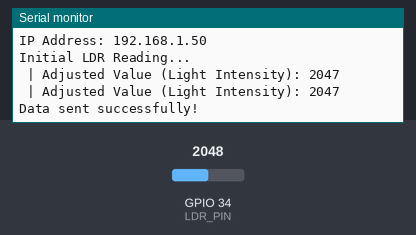
The sketch below on a simulated ESP32. Parts: the last lines printed to the serial monitor. Inputs (shaded band) come from the test bench; at power-on: GPIO 34 (LDR_PIN) = 2048. WiFi joins after 1.5 s; servers stay silent unless stated; uploads are accepted with an empty reply.

Above: at 3.2 s.
3.3 s: GPIO 34 (LDR_PIN) set to 2866
At 3.46 s:
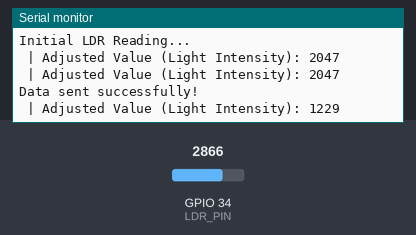
4.9 s: GPIO 34 (LDR_PIN) set to 3603
At 6.7 s:
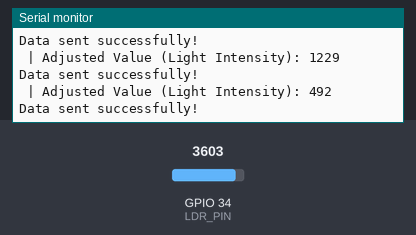
Timing chart, 0 to 8.2 s (numbered marks = the images above; inputs shaded):
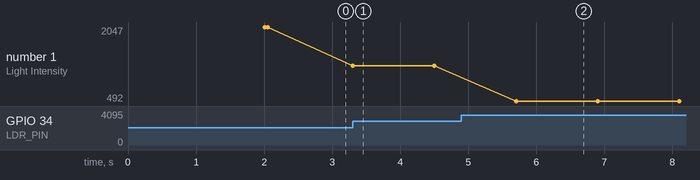

The sketch:

addsensor.ino
```cpp
#include <WiFi.h>
#include <HTTPClient.h>
#include <ArduinoJson.h>

// Wi-Fi credentials
const char* ssid = "VisawaHouse_2.4G";        // ชื่อ Wi-Fi
const char* password = "mag0859603510";       // รหัสผ่าน Wi-Fi

// Configuration for API
const char* siteID = "KMb827eb3fe41f";        // Site ID
const int deviceID = 4;                       // Device ID
const char* BEARIOT_IP = "192.168.1.34";      // IP ของ BeaRiOT
const int BEARIOT_PORT = 3300;                // Port ของ BeaRiOT
String API_ENDPOINT = "http://" + String(BEARIOT_IP) + ":" + String(BEARIOT_PORT) + "/api/interfaces/update";

// LDR Pin
const int LDR_PIN = 34;  // ขา GPIO ที่อ่านค่าจาก LDR Module (Analog Output)

// Global variable for sensor value
int ldrValue = 0;       // เก็บค่า ADC ที่อ่านจากเซ็นเซอร์
int adjustedLdrValue = 0; // เก็บค่าที่ปรับแล้ว (แสงมากค่าสูง)

// Function to connect to Wi-Fi
void connectWiFi() {
  WiFi.begin(ssid, password);
  Serial.println("Connecting to Wi-Fi...");
  while (WiFi.status() != WL_CONNECTED) {
    delay(1000);
    Serial.print(".");
  }
  Serial.println("\nConnected to Wi-Fi!");
  Serial.print("IP Address: ");
  Serial.println(WiFi.localIP());
}

// Function to generate JSON payload
String generatePayload(int value) {
  StaticJsonDocument<200> doc;

  // วันที่และเวลา (hard-coded)
  String isoDate = "2024-06-17T10:00:00Z";

  doc["siteID"] = siteID;
  doc["deviceID"] = deviceID;
  doc["date"] = isoDate;
  doc["offset"] = 0;
  doc["connection"] = "REST";

  JsonArray tagObj = doc.createNestedArray("tagObj");
  JsonObject obj = tagObj.createNestedObject();
  obj["status"] = true;
  obj["label"] = "ldr_sensor";   // ชื่อของเซ็นเซอร์
  obj["value"] = value;          // ใช้ค่า ADC ที่อ่านจาก LDR
  obj["record"] = true;
  obj["update"] = "All";

  String payload;
  serializeJson(doc, payload);
  return payload;
}

// Function to read and adjust LDR value
void readLDR() {
  ldrValue = analogRead(LDR_PIN);             // อ่านค่า ADC
  adjustedLdrValue = 4095 - ldrValue;        // ปรับค่า (แสงมากค่าสูง แสงน้อยค่าต่ำ)

  // แสดงค่าผ่าน Serial Monitor
  Serial.print(" | Adjusted Value (Light Intensity): ");
  Serial.println(adjustedLdrValue);
}

// Function to send HTTP POST request
void sendData(String payload) {
  if (WiFi.status() == WL_CONNECTED) {
    HTTPClient http;
    http.begin(API_ENDPOINT);
    http.addHeader("Content-Type", "application/json");

    int httpResponseCode = http.POST(payload);
    if (httpResponseCode == 200) {
      Serial.println("Data sent successfully!");
    } else {
      Serial.print("Failed to send data. HTTP response code: ");
      Serial.println(httpResponseCode);
    }
    http.end(); // ปิดการเชื่อมต่อ HTTP
  } else {
    Serial.println("Error: Not connected to Wi-Fi");
  }
}

void setup() {
  Serial.begin(9600);
  pinMode(LDR_PIN, INPUT); // ตั้งค่า LDR_PIN เป็น input
  connectWiFi();           // เชื่อมต่อ Wi-Fi

  // อ่านค่า LDR ครั้งแรกใน setup
  Serial.println("Initial LDR Reading...");
  readLDR();
}

void loop() {
  // อ่านค่า LDR และส่งข้อมูลใน loop
  readLDR();
  if (adjustedLdrValue >= 0 && adjustedLdrValue <= 4095) { // ตรวจสอบค่าที่ปรับแล้วให้อยู่ในช่วงปกติ
    String payload = generatePayload(adjustedLdrValue);    // สร้าง JSON payload
    sendData(payload);                                    // ส่งข้อมูลไปยัง API
  } else {
    Serial.println("Error: Invalid LDR value");
  }

  delay(1000); // รอ 1 วินาทีก่อนวนลูปอีกครั้ง
}
```

Measured:
- after the input at 3.3 s, the serial monitor: prints a new line at once (image 1)
- after the input at 4.9 s, the serial monitor: prints a new line after 0.80 s (image 2)
- plotted number 1: 2047 → 1229 after the input at 3.3 s, 1229 → 492 after the input at 4.9 s
